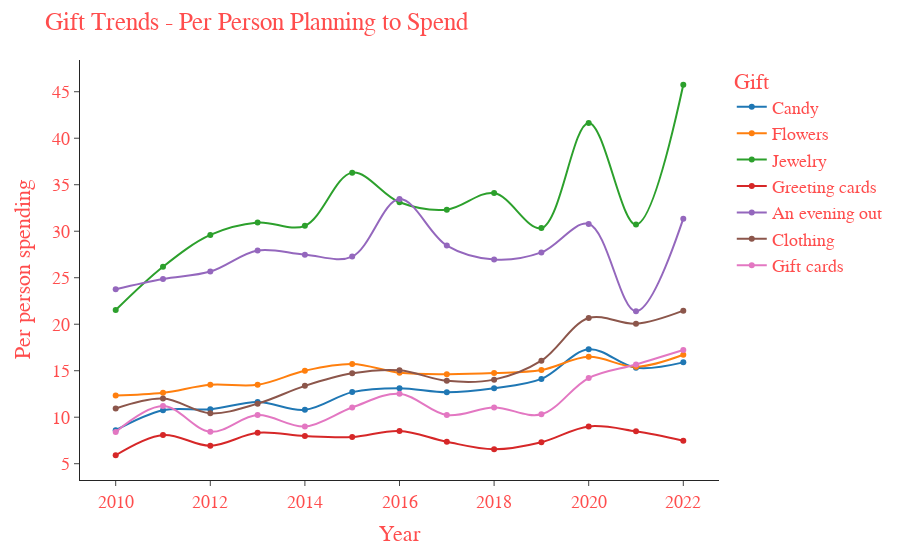

Source (notebook cell):
### Code cell
fig = px.line(hgtpps, x = "Year", y = list(hgtpps.columns[1 : ]),
              markers = True, line_shape = 'spline',
              labels={
                      "value": "Per person spending",
                      "variable": "Gift"
                     }
)

fig.update_layout(
    title = "Gift Trends - Per Person Planning to Spend",
    font=dict(
        family = font_family,
        size = 18,
        color = "#ff4d4d",
    )
)

fig.update_traces(
                  selector = dict(type=''),
                  marker = dict(size=6,
                              line = dict(width=2,
                                        color = 'darkred')),
                 )

fig.update_yaxes(type="linear")

fig.show()

### Figure 1 — Plotly figure (JSON) as saved in the notebook; plotly's stock layout.template omitted (floating-point values rounded to 4 significant figures)
{"data": [{"hovertemplate": "Gift=Candy<br>Year=%{x}<br>Per person spending=%{y}<extra></extra>", "legendgroup": "Candy", "line": {"color": "#1F77B4", "dash": "solid", "shape": "spline"}, "marker": {"symbol": "circle"}, "mode": "lines+markers", "name": "Candy", "orientation": "h", "showlegend": true, "type": "scatter", "x": [2010, 2011, 2012, 2013, 2014, 2015, 2016, 2017, 2018, 2019, 2020, 2021, 2022], "xaxis": "x", "y": ["8.60", "10.75", "10.85", "11.64", "10.80", "12.70", "13.11", "12.68", "13.12", "14.12", "17.30", "15.32", "15.90"], "yaxis": "y"}, {"hovertemplate": "Gift=Flowers<br>Year=%{x}<br>Per person spending=%{y}<extra></extra>", "legendgroup": "Flowers", "line": {"color": "#FF7F0E", "dash": "solid", "shape": "spline"}, "marker": {"symbol": "circle"}, "mode": "lines+markers", "name": "Flowers", "orientation": "h", "showlegend": true, "type": "scatter", "x": [2010, 2011, 2012, 2013, 2014, 2015, 2016, 2017, 2018, 2019, 2020, 2021, 2022], "xaxis": "x", "y": ["12.33", "12.62", "13.49", "13.48", "15.00", "15.72", "14.78", "14.63", "14.75", "15.07", "16.49", "15.42", "16.71"], "yaxis": "y"}, {"hovertemplate": "Gift=Jewelry<br>Year=%{x}<br>Per person spending=%{y}<extra></extra>", "legendgroup": "Jewelry", "line": {"color": "#2CA02C", "dash": "solid", "shape": "spline"}, "marker": {"symbol": "circle"}, "mode": "lines+markers", "name": "Jewelry", "orientation": "h", "showlegend": true, "type": "scatter", "x": [2010, 2011, 2012, 2013, 2014, 2015, 2016, 2017, 2018, 2019, 2020, 2021, 2022], "xaxis": "x", "y": ["21.52", "26.18", "29.60", "30.94", "30.58", "36.30", "33.11", "32.32", "34.10", "30.34", "41.65", "30.71", "45.75"], "yaxis": "y"}, {"hovertemplate": "Gift=Greeting cards<br>Year=%{x}<br>Per person spending=%{y}<extra></extra>", "legendgroup": "Greeting cards", "line": {"color": "#D62728", "dash": "solid", "shape": "spline"}, "marker": {"symbol": "circle"}, "mode": "lines+markers", "name": "Greeting cards", "orientation": "h", "showlegend": true, "type": "scatter", "x": [2010, 2011, 2012, 2013, 2014, 2015, 2016, 2017, 2018, 2019, 2020, 2021, 2022], "xaxis": "x", "y": ["5.91", "8.09", "6.93", "8.32", "7.97", "7.87", "8.52", "7.36", "6.55", "7.31", "9.01", "8.48", "7.47"], "yaxis": "y"}, {"hovertemplate": "Gift=An evening out<br>Year=%{x}<br>Per person spending=%{y}<extra></extra>", "legendgroup": "An evening out", "line": {"color": "#9467BD", "dash": "solid", "shape": "spline"}, "marker": {"symbol": "circle"}, "mode": "lines+markers", "name": "An evening out", "orientation": "h", "showlegend": true, "type": "scatter", "x": [2010, 2011, 2012, 2013, 2014, 2015, 2016, 2017, 2018, 2019, 2020, 2021, 2022], "xaxis": "x", "y": ["23.76", "24.86", "25.66", "27.93", "27.48", "27.27", "33.46", "28.46", "26.96", "27.72", "30.78", "21.39", "31.35"], "yaxis": "y"}, {"hovertemplate": "Gift=Clothing<br>Year=%{x}<br>Per person spending=%{y}<extra></extra>", "legendgroup": "Clothing", "line": {"color": "#8C564B", "dash": "solid", "shape": "spline"}, "marker": {"symbol": "circle"}, "mode": "lines+markers", "name": "Clothing", "orientation": "h", "showlegend": true, "type": "scatter", "x": [2010, 2011, 2012, 2013, 2014, 2015, 2016, 2017, 2018, 2019, 2020, 2021, 2022], "xaxis": "x", "y": ["10.93", "12.00", "10.42", "11.46", "13.37", "14.72", "15.05", "13.91", "14.04", "16.08", "20.67", "20.05", "21.46"], "yaxis": "y"}, {"hovertemplate": "Gift=Gift cards<br>Year=%{x}<br>Per person spending=%{y}<extra></extra>", "legendgroup": "Gift cards", "line": {"color": "#E377C2", "dash": "solid", "shape": "spline"}, "marker": {"symbol": "circle"}, "mode": "lines+markers", "name": "Gift cards", "orientation": "h", "showlegend": true, "type": "scatter", "x": [2010, 2011, 2012, 2013, 2014, 2015, 2016, 2017, 2018, 2019, 2020, 2021, 2022], "xaxis": "x", "y": ["8.42", "11.21", "8.43", "10.23", "9.00", "11.05", "12.52", "10.23", "11.04", "10.31", "14.21", "15.67", "17.22"], "yaxis": "y"}], "layout": {"font": {"color": "#ff4d4d", "family": "Verdana", "size": 18}, "legend": {"title": {"text": "Gift"}, "tracegroupgap": 0}, "margin": {"t": 60}, "title": {"text": "Gift Trends - Per Person Planning to Spend"}, "xaxis": {"anchor": "y", "domain": [0, 1], "title": {"text": "Year"}}, "yaxis": {"anchor": "x", "domain": [0, 1], "title": {"text": "Per person spending"}, "type": "linear"}}}
